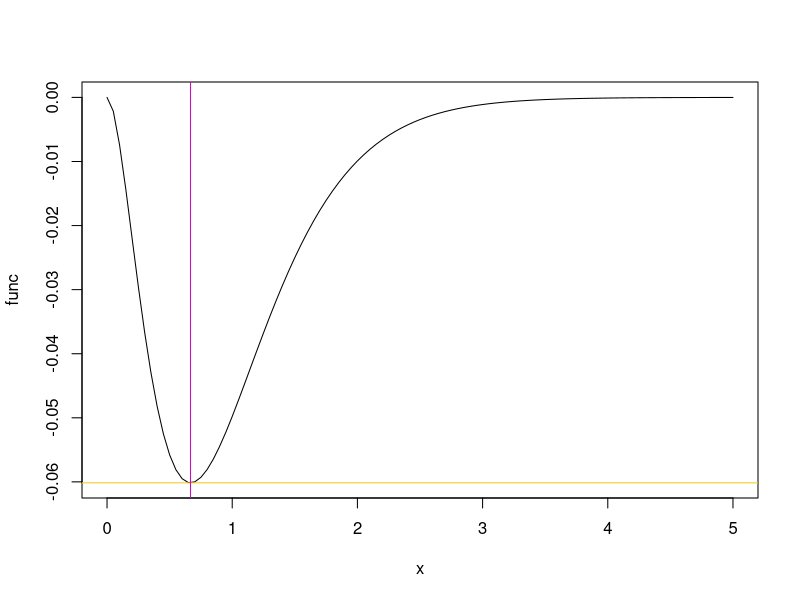

Write the R code that produced this figure.
func<-function(x) {
	return(-x^2*exp(-3*x))
}
opt<-optimize(func,c(0.,5.))
cat(opt$minimum,opt$objective)
plot(func,0,5)
abline(h=opt$objective,col=7)
abline(v=opt$minimum,col=6)
